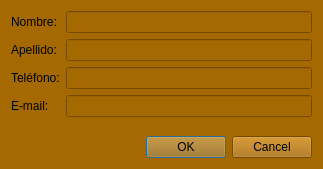
<?xml version="1.0" encoding="UTF-8"?>
<ui version="4.0">
 <class>PersonaDialog</class>
 <widget class="QDialog" name="PersonaDialog">
  <property name="geometry">
   <rect>
    <x>0</x>
    <y>0</y>
    <width>323</width>
    <height>169</height>
   </rect>
  </property>
  <property name="windowTitle">
   <string>Dialog</string>
  </property>
  <property name="windowIcon">
   <iconset resource="Resources.qrc">
    <normaloff>:/IMG/Phonebook.png</normaloff>:/IMG/Phonebook.png</iconset>
  </property>
  <property name="styleSheet">
   <string notr="true">background-color: rgb(165, 105, 2);</string>
  </property>
  <layout class="QVBoxLayout" name="verticalLayout">
   <item>
    <layout class="QFormLayout" name="formLayout">
     <item row="0" column="0">
      <widget class="QLabel" name="label">
       <property name="text">
        <string>Nombre:</string>
       </property>
      </widget>
     </item>
     <item row="0" column="1">
      <widget class="QLineEdit" name="inNombre"/>
     </item>
     <item row="1" column="0">
      <widget class="QLabel" name="label_2">
       <property name="text">
        <string>Apellido:</string>
       </property>
      </widget>
     </item>
     <item row="1" column="1">
      <widget class="QLineEdit" name="inApellido"/>
     </item>
     <item row="2" column="0">
      <widget class="QLabel" name="label_3">
       <property name="text">
        <string>Teléfono:</string>
       </property>
      </widget>
     </item>
     <item row="2" column="1">
      <widget class="QLineEdit" name="inTelefono"/>
     </item>
     <item row="3" column="0">
      <widget class="QLabel" name="label_4">
       <property name="text">
        <string>E-mail:</string>
       </property>
      </widget>
     </item>
     <item row="3" column="1">
      <widget class="QLineEdit" name="inEmail"/>
     </item>
    </layout>
   </item>
   <item>
    <widget class="QDialogButtonBox" name="buttonBox">
     <property name="standardButtons">
      <set>QDialogButtonBox::Cancel|QDialogButtonBox::Ok</set>
     </property>
    </widget>
   </item>
  </layout>
 </widget>
 <resources>
  <include location="Resources.qrc"/>
 </resources>
 <connections/>
</ui>
